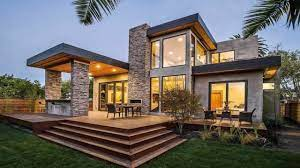
#> input picture House.jpg, 300 x 168 px, found by its file name
$ python Lab9.py
#> lines starting #> are read from the running program, lines starting #| are printed output that depends on the picture
import cv2
from matplotlib import pyplot as plt

# Load the image
img = cv2.imread(r'C:\Lab9\House.jpg')  # Update with the correct path to your image
#> img is the input picture: shape (168, 300, 3); mean B, G, R 98.5, 103.7, 109.6

# Split the image into channels
b, g, r = cv2.split(img)
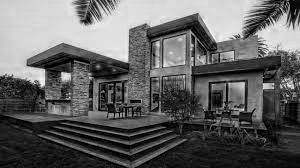
#> b: shape (168, 300); min 0, max 255, mean 98.5
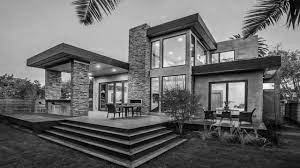
#> g: shape (168, 300); min 0, max 255, mean 103.7
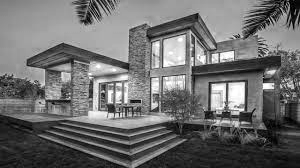
#> r: shape (168, 300); min 0, max 255, mean 109.6

# Create a Matplotlib subplot
plt.figure(figsize=(10, 4))

# Display the original image
plt.subplot(1, 4, 1), plt.imshow(cv2.cvtColor(img, cv2.COLOR_BGR2RGB)), plt.title('Original')
plt.axis('off')

# Display the Red channel
plt.subplot(1, 4, 2), plt.imshow(r, cmap='gray'), plt.title('Red Channel')
plt.axis('off')

# Display the Green channel
plt.subplot(1, 4, 3), plt.imshow(g, cmap='gray'), plt.title('Green Channel')
plt.axis('off')

# Display the Blue channel
plt.subplot(1, 4, 4), plt.imshow(b, cmap='gray'), plt.title('Blue Channel')
plt.axis('off')

# Show the plot
plt.show()
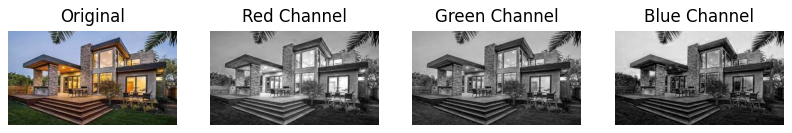
#> figure drawn by matplotlib, 4 panels

$ run again, with Dail.jpg copied over House.jpg
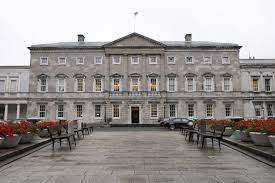
#> input picture Dail.jpg, 275 x 183 px, found by its file name
#> img is the input picture: shape (183, 275, 3); mean B, G, R 149.9, 150.9, 155.8
#> `b, g, r = cv2.split(img)`:
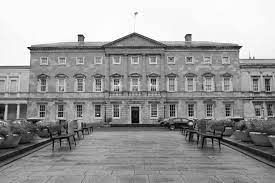
#> r: shape (183, 275); min 0, max 255, mean 155.8
#> `plt.show()`:
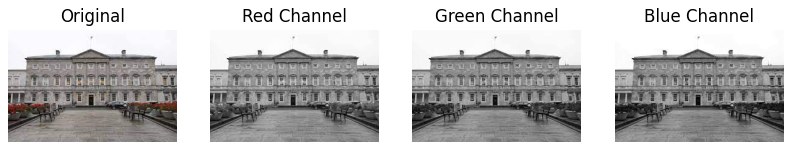
#> figure drawn by matplotlib, 4 panels

$ run again, with Kitchen.jpg copied over House.jpg
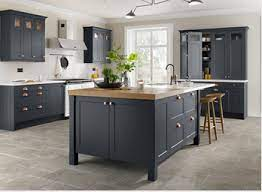
#> input picture Kitchen.jpg, 262 x 192 px, found by its file name
#> img is the input picture: shape (192, 262, 3); mean B, G, R 125.7, 129.8, 133.2
#> `b, g, r = cv2.split(img)`:
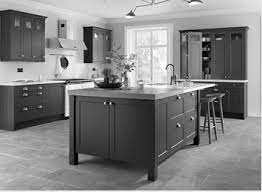
#> g: shape (192, 262); min 0, max 255, mean 129.8
#> `plt.show()`:
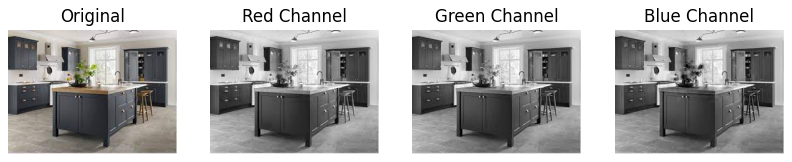
#> figure drawn by matplotlib, 4 panels
